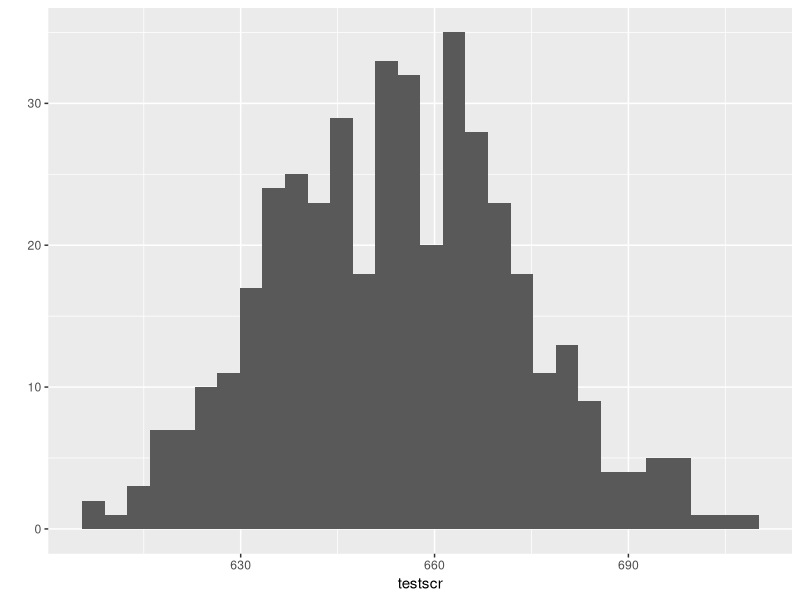
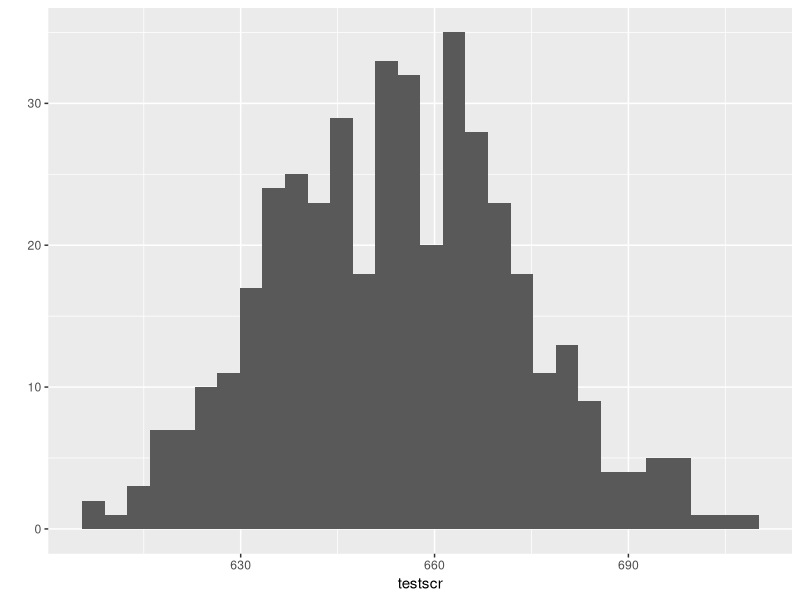
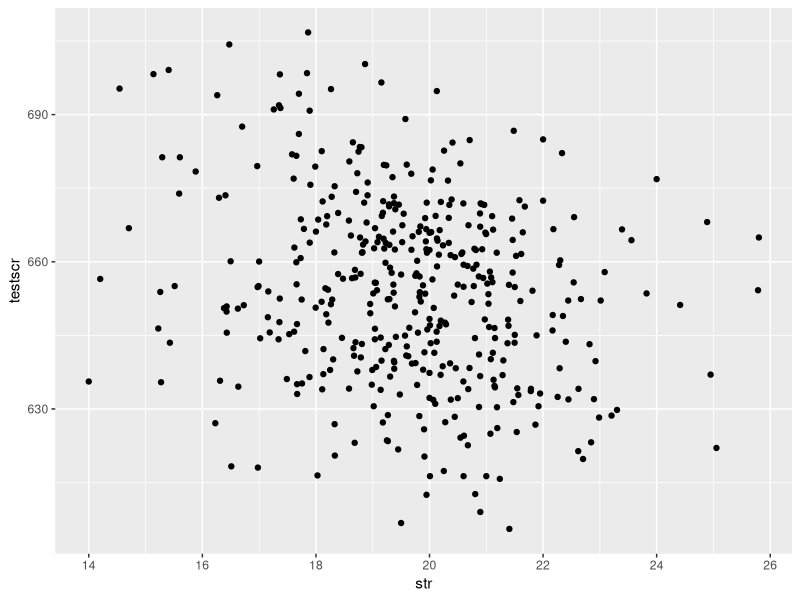
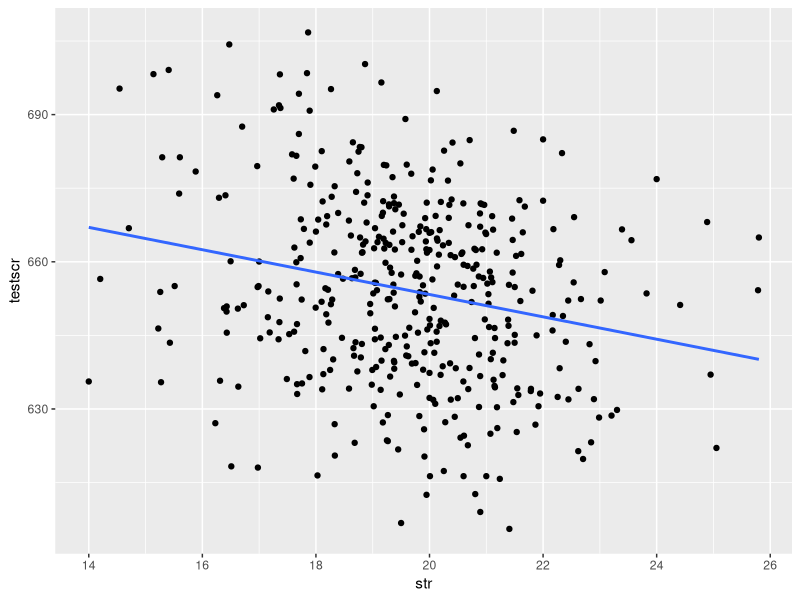
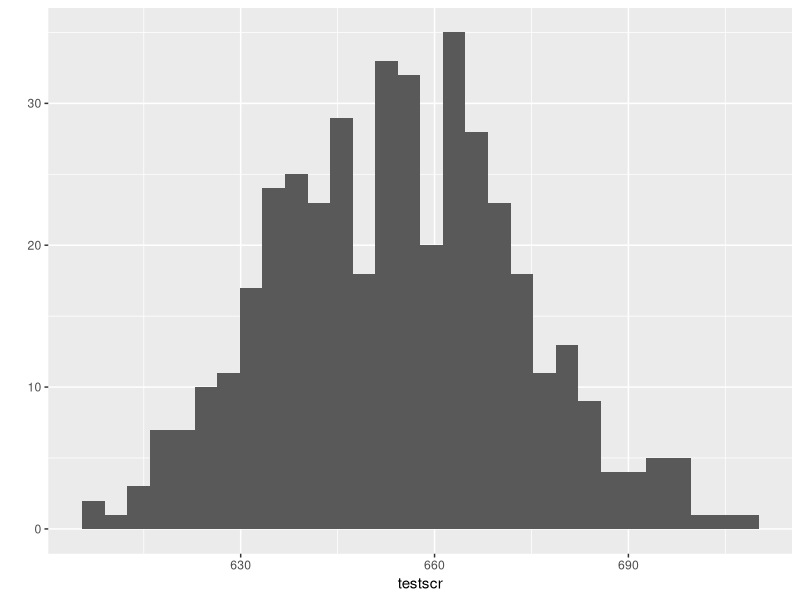
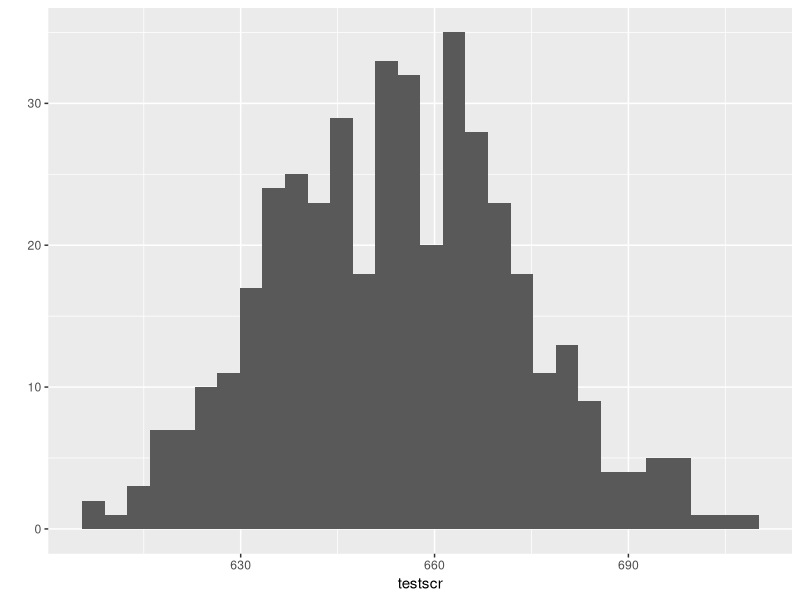
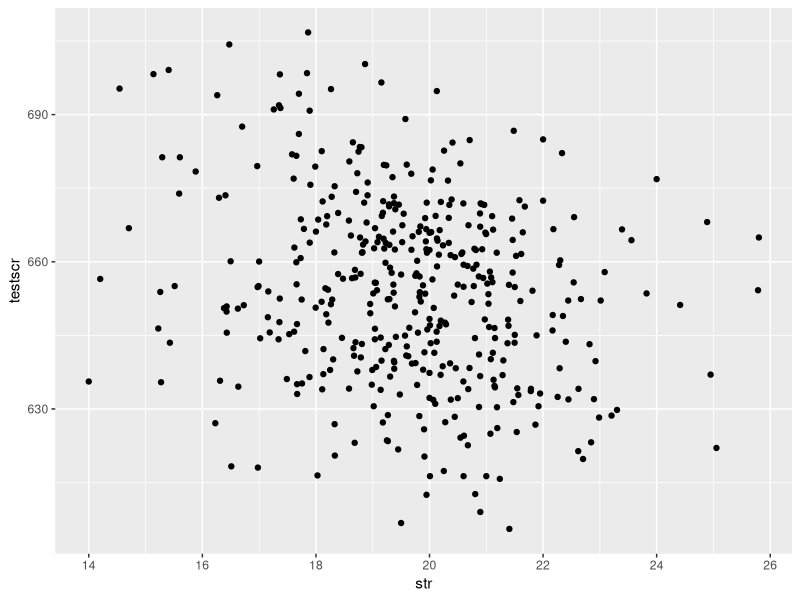
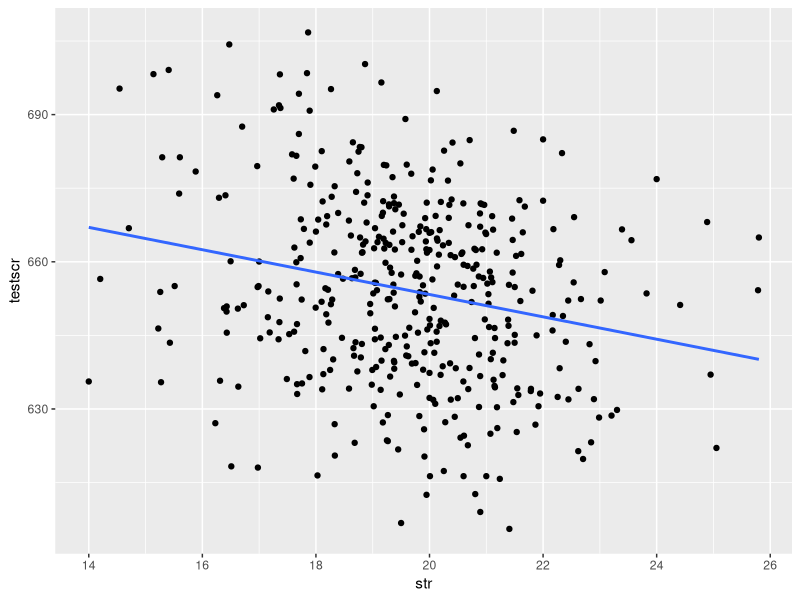

Generate these figures, in order, with R:
#Read the data file and save the results
csdata <- read.csv("testscores_california_1999.csv")

#Have a quick look at the data
#Just to check that the data import went well
#First 6 lines
head(csdata)

#Last 6 lines
tail(csdata)

#Display a summary of the data
summary(csdata)

#We are interested in the relationship between
# testscr: the average reading/math score in grade 5
# str: student to teach ratio
#Delete all the other variables, as the previous summary
#was messy
csreduced <- subset(csdata,select=c("testscr","str"))

#Now ask for the summary of the reduced data
summary(csreduced)

#For plotting, we use "ggplot2"
#This command tells R to load this additional
#piece of software ("package")
require(ggplot2)

#Visualize the test score data
qplot(testscr,data=csreduced)
ggsave("333-Lecture01-testscr.pdf")

#Visualize the student-to-teacher ratio data
qplot(testscr,data=csreduced)
ggsave("333-Lecture01-str.pdf")

#Scatterplot
qplot(str,testscr,data=csreduced)
ggsave("str-testscr-scatter.pdf")

#Fitting a straight line
qplot(str,testscr,data=csreduced,geom=c("point","smooth"),method="lm",se=FALSE)
ggsave("str-testscr-fitted.pdf")

#Getting the numbers.
#Fit the LS regression line
starLM <- lm(testscr~str,data=csreduced)
#Display the results
sum.results <- summary(starLM)
sum.results

#Print the R-squared
sum.results$r.squared
# Conclusion: ~5% of student's test scores can be explained
#   by the number of students in their class!

# Confidence interval
# Let's look at the structure of sum.results
str(sum.results)
# We need the "coefficients" part!
print(sum.results$coefficients)
b1.hat <- sum.results$coefficients[2,1]
b1.hat
sb1.hat <- sum.results$coefficients[2,2]
sb1.hat
b1.CI <- b1.hat + sb1.hat * c(-1.96,1.96) # can improve on this!
print(b1.CI)

# Testing
# look at output
summary(starLM)
# consider t-value and p-value in R's output


# Conclusion:
# Using this model, we find that:
# Option 1: Assumption 1 holds:
#    THEN: increasing the student-teacher-ratio...
#    ceteris paribus, reduces the performance in terms of
#    the average 5th grade test score. 
#
#    if str increases by one,
#    we expect performance to fall by -2.2, c.p..
#
#    Remember that test scores were between 600 and 700.
# 
# Option 2: Assumption 2 does not hold:
#    THEN?
#
# Remember:
# - We did not involve any other variables
# - We have assumed linearity (and a lot more!)
